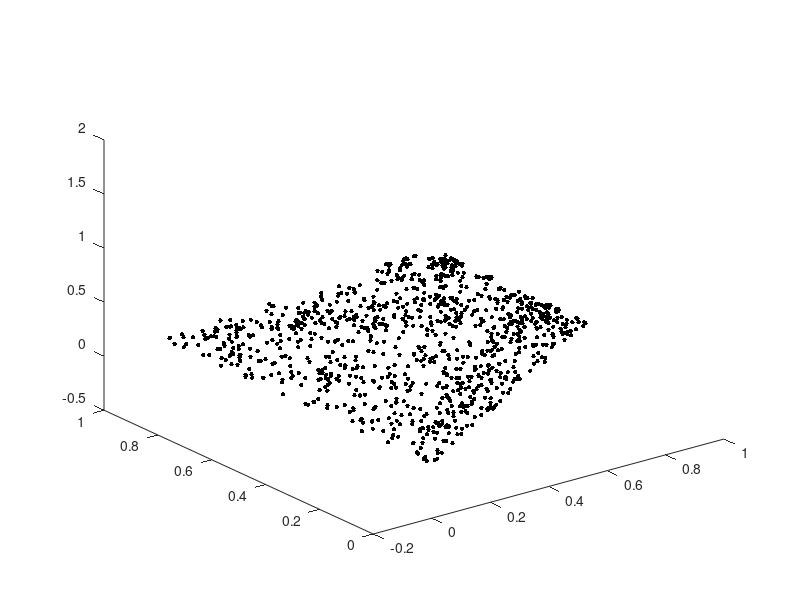

MATLAB code to generate this figure:
%snb_polyhedron.m
A=[0,0,-1;-1,0,0;1,-2,0;1,2,1];
A(4,:)=A(4,:)/sqrt(6);
A(3,:)=A(3,:)/sqrt(5);
b=[0;0;0;2/sqrt(6)];
x=[1/2,1/2,0]'; %initial starting point
k=1;          %which constraint is active at x
T=10^3;       %run shake-and-bake 10^3  times
a=A(k,:); data=nan(T,length(x)); %preallocate memory
for t=1:T
    Y1=randn(1,3);
    Y1=Y1./sqrt(sum(Y1.^2));
    Y2=Y1- (a*Y1')*a;
    Y3=Y2/sqrt(sum(Y2.^2));
    R=rand^(1/2);
    d=R*Y3-sqrt(1-R^2)*a;
    lam=(b-A*x)./(A*d');
    % next compute lam_s=lambda_star and update k
    lam(k)=inf; lam(lam<0)=inf; [lam_s,k]=min(lam);
    x=x+lam_s*d'; % update to new hit point
    a=A(k,:);        % new active constraint
    data(t,:)=x; % accumulate data
    Index(t)=k;
end
% display data
plot3(data(:,1),data(:,2),data(:,3),'k.','MarkerSize',10)
